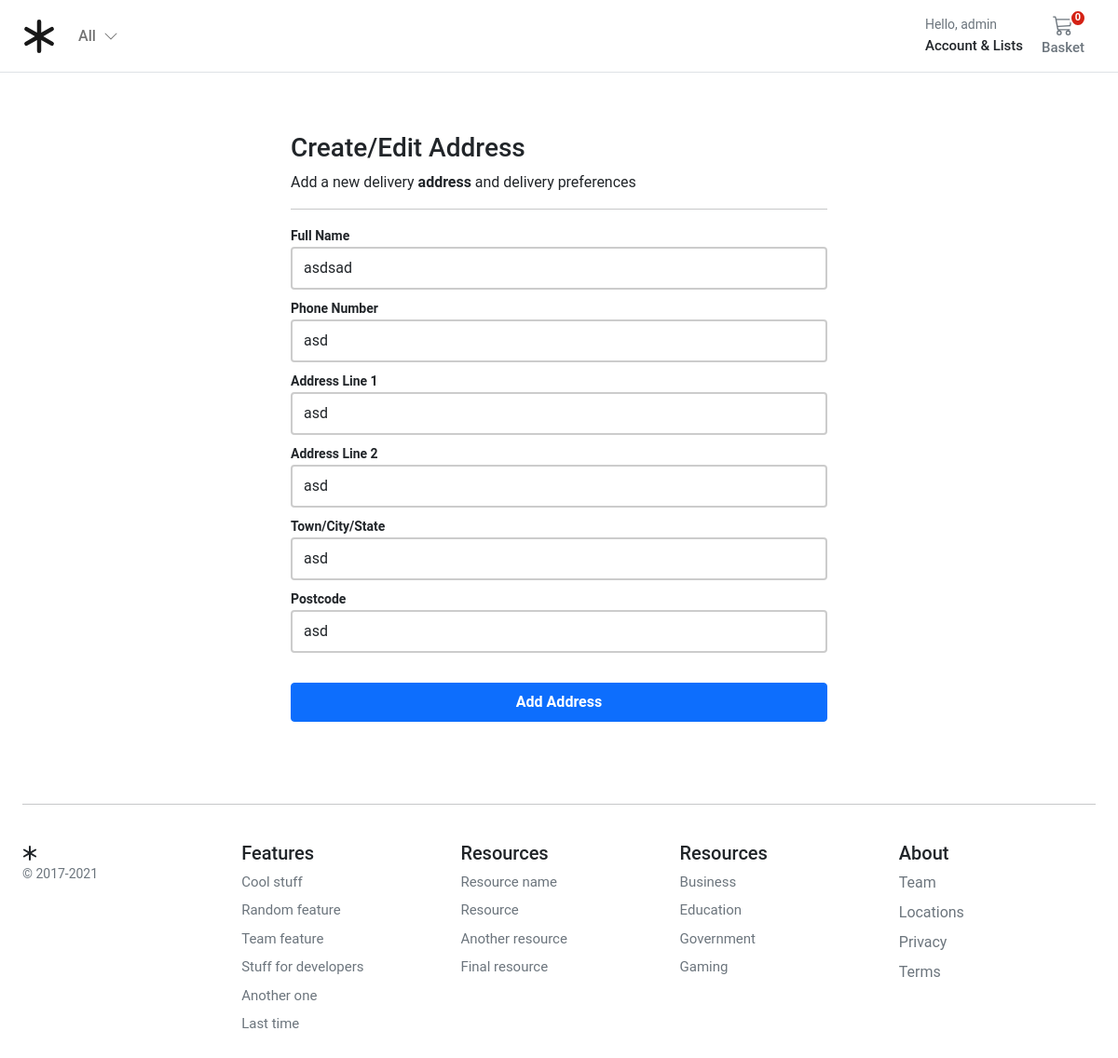
The page /account/addresses/edit/9b9643fd88fe46d78f9907e5079f67b4/ (signed in) on the database its author committed.
### account/models.py (models this page shows, shortened)
class Customer(AbstractBaseUser, PermissionsMixin):
    email = models.EmailField(_('email address'), unique=True)
    name = models.CharField(max_length=150)
    mobile = models.CharField(max_length=20, blank=True)
    is_active = models.BooleanField(default=False)
    is_staff = models.BooleanField(default=False)
    created = models.DateTimeField(auto_now_add=True)
    updated = models.DateTimeField(auto_now=True)
    objects = CustomAccountManager()
    USERNAME_FIELD = 'email'
    REQUIRED_FIELDS = ['name']
    class Meta:
        verbose_name = "Accounts"
        verbose_name_plural = "Accounts"

class Address(models.Model):
    id = models.UUIDField(primary_key=True, default=uuid.uuid4, editable=False)
    customer = models.ForeignKey(Customer, verbose_name=_("Customer"), on_delete=models.CASCADE)
    full_name = models.CharField(_("Full Name"), max_length=150)
    phone = models.CharField(_("Phone Number"), max_length=50)
    postcode = models.CharField(_("Postcode"), max_length=50)
    address_line = models.CharField(_("Address Line 1"), max_length=255)
    address_line2 = models.CharField(_("Address Line 2"), max_length=255)
    town_city = models.CharField(_("Town/City/State"), max_length=150)
    delivery_instructions = models.CharField(_("Delivery Instructions"), max_length=255)
    created_at = models.DateTimeField(_("Created at"), auto_now_add=True)
    updated_at = models.DateTimeField(_("Updated at"), auto_now=True)
    default = models.BooleanField(_("Default"), default=False)
    class Meta:
        verbose_name = "Address"
        verbose_name_plural = "Addresses"

### account/views.py (the view)
# urls.py: path("addresses/edit/<slug:id>/", views.edit_address, name="edit_address"),
@login_required
def edit_address(request, id):
    if request.method == "POST":
        address = Address.objects.get(pk=id, customer=request.user)
        address_form = UserAddressForm(instance=address, data=request.POST)
        if address_form.is_valid():
            address_form.save()
            return HttpResponseRedirect(reverse("account:addresses"))
    else:
        address = Address.objects.get(pk=id, customer=request.user)
        address_form = UserAddressForm(instance=address)
    return render(request, "account/dashboard/edit_addresses.html", {"form": address_form})

### account/forms.py
class UserAddressForm(forms.ModelForm):
    class Meta:
        model = Address
        fields = ["full_name", "phone", "address_line", "address_line2", "town_city", "postcode"]
    def __init__(self, *args, **kwargs):
        super().__init__(*args, **kwargs)
        self.fields["full_name"].widget.attrs.update(
            {"class": "form-control mb-2 account-form", "placeholder": "Full Name"}
        )
        self.fields["phone"].widget.attrs.update({"class": "form-control mb-2 account-form", "placeholder": "Phone"})
        self.fields["address_line"].widget.attrs.update(
            {"class": "form-control mb-2 account-form", "placeholder": "Full Name"}
        )
        self.fields["address_line2"].widget.attrs.update(
            {"class": "form-control mb-2 account-form", "placeholder": "Full Name"}
        )
        self.fields["town_city"].widget.attrs.update(
            {"class": "form-control mb-2 account-form", "placeholder": "Full Name"}
        )
        self.fields["postcode"].widget.attrs.update(
            {"class": "form-control mb-2 account-form", "placeholder": "Full Name"}
        )

### basket/basket.py (called while the page is built)
    def __len__(self):
        return sum(item["qty"] for item in self.basket.values())

### basket/context_processors.py (called while the page is built)
def basket(request):
    return {'basket': Basket(request)}

### store/context_processors.py (called while the page is built)
def categories(request):
    return {"categories": Category.objects.filter(level=0)}

### templates/account/dashboard/edit_addresses.html (shortened to what this page needs)
{% extends "../sub_base.html" %}
{% block sub_content %}
<div class="col-6 mx-auto">
  <h1 class="h3">Create/Edit Address</h1>
  <div>Add a new delivery <b>address</b> and delivery preferences</div>
  <hr />
  <form name="address_form" class="account-form" method="post" enctype="multipart/form-data">
    <label class="small fw-bold">{{ form.full_name.label}}</label>
    {{ form.full_name }}
    <label class="small fw-bold">{{ form.phone.label}}</label>
    {{ form.phone }}
    <label class="small fw-bold">{{ form.address_line.label}}</label>
    {{ form.address_line }}
    <label class="small fw-bold">{{ form.address_line2.label}}</label>
    {{ form.address_line2 }}
    <label class="small fw-bold">{{ form.town_city.label}}</label>
    {{ form.town_city }}
    <label class="small fw-bold">{{ form.postcode.label}}</label>
    {{ form.postcode }}
    <button class="btn btn-primary btn-block py-2 mb-4 mt-4 fw-bold w-100" type="button" value="Submit" onclick="submitForm()">
    Add Address
    </button>
  </form>
</div>
{% endblock %}

### templates/base.html (shortened to what this page needs)
{% load static %}
<!DOCTYPE html>
<html>
<head>
  <link href="https://cdn.jsdelivr.net/npm/bootstrap@5.0.0-beta1/dist/css/bootstrap.min.css" rel="stylesheet"
>
  <link rel="stylesheet" href="{% static 'core/css/base.css' %}">
  <link rel="stylesheet" href="{% block stylesheet %}{% endblock %}">
</head>
<body>
  <header class="pb-3">
    <nav class="navbar navbar-expand-md navbar-light bg-white border-bottom">
      <div class="container-fluid px-md-4">
        <div class="d-flex w-100 navbar-collapse">
          <a class="navbar-brand d-flex-inline" href="/">
          </a>
          <ul class="navbar-nav me-auto mb-2 mb-md-0">
            <li class="nav-item dropdown">
              <a class="nav-link dropdown-toggle d-none d-md-block fw500" href="#" id="navbarDropdown" role="button"
                data-bs-toggle="dropdown" aria-expanded="false">
                All
                <i class="ps-1"><svg xmlns="http://www.w3.org/2000/svg" width="16" height="16" fill="currentColor"
                    class="bi bi-chevron-down" viewBox="0 0 16 16">
                    <path fill-rule="evenodd"
                      d="M1.646 4.646a.5.5 0 0 1 .708 0L8 10.293l5.646-5.647a.5.5 0 0 1 .708.708l-6 6a.5.5 0 0 1-.708 0l-6-6a.5.5 0 0 1 0-.708z" />
                  </svg></i>
              </a>
            </li>
          </ul>
          <div>
            <div class="collapse navbar-collapse" id="navbarSupportedContent2">
              <ul class="navbar-nav me-auto mb-2 mb-lg-0">
                <li class="nav-item dropdown">
                  <a class="nav-link dropdown-toggle text-reset" href="#" id="navbarDropdown" role="button"
                    data-bs-toggle="dropdown" aria-expanded="false">
                    <div class="small text-muted">Hello,
                      {% if user.is_authenticated %}
                        {{ request.user.name }}
                      {% else %}
                      Login
                      {% endif %}
                    </div>
                    <span class="fs15 fw500">Account &amp; Lists
                    </span>
                  </a>
                </li>
              </ul>
            </div>
          </div>
          <a type="button" role="button" href="{% url "basket:basket_summary" %}"
            class="btn btn-outline-secondary border-0 basket-btn">
            {% with total_qty=basket|length %}
            <div id="basket-qty" class="basket-qty">
              {% if total_qty > 0 %}
              {{ total_qty }}
              {% else %}
              0
              {% endif %}
            </div>
            {% endwith %}
            <div>
            </div>
            <span class="fs15 fw500">Basket</span>
          </a>
        </div>
      </div>
    </nav>
  </header>
  <main class="pt-5">
    <div id="content">{% block content %} {% endblock %}</div>
  </main>
  <footer class="container py-5 footer">
    <hr>
    <div class="row pt-4">
      <div class="col-12 col-md">
        <small class="d-block mb-3 text-muted">&copy; 2017-2021</small>
      </div>
      <div class="col-6 col-md fs15">
        <h5>Features</h5>
        <ul class="list-unstyled">
          <li><a class="link-secondary text-decoration-none" href="#">Cool stuff</a></li>
          <li><a class="link-secondary text-decoration-none" href="#">Random feature</a></li>
          <li><a class="link-secondary text-decoration-none" href="#">Team feature</a></li>
          <li><a class="link-secondary text-decoration-none" href="#">Stuff for developers</a></li>
          <li><a class="link-secondary text-decoration-none" href="#">Another one</a></li>
          <li><a class="link-secondary text-decoration-none" href="#">Last time</a></li>
        </ul>
      </div>
      <div class="col-6 col-md fs15">
        <h5>Resources</h5>
        <ul class="list-unstyled">
          <li><a class="link-secondary text-decoration-none" href="#">Resource name</a></li>
          <li><a class="link-secondary text-decoration-none" href="#">Resource</a></li>
          <li><a class="link-secondary text-decoration-none" href="#">Another resource</a></li>
          <li><a class="link-secondary text-decoration-none" href="#">Final resource</a></li>
        </ul>
      </div>
      <div class="col-6 col-md fs15">
        <h5>Resources</h5>
        <ul class="list-unstyled">
          <li><a class="link-secondary text-decoration-none" href="#">Business</a></li>
          <li><a class="link-secondary text-decoration-none" href="#">Education</a></li>
          <li><a class="link-secondary text-decoration-none" href="#">Government</a></li>
          <li><a class="link-secondary text-decoration-none" href="#">Gaming</a></li>
        </ul>
      </div>
      <div class="col-6 col-md">
        <h5>About</h5>
        <ul class="list-unstyled">
          <li><a class="link-secondary text-decoration-none" href="#">Team</a></li>
          <li><a class="link-secondary text-decoration-none" href="#">Locations</a></li>
          <li><a class="link-secondary text-decoration-none" href="#">Privacy</a></li>
          <li><a class="link-secondary text-decoration-none" href="#">Terms</a></li>
        </ul>
      </div>
    </div>
  </footer>
</body>
</html>

### static/core/css/base.css (style rules this page uses)
@media (min-width: 1000px) { .container { max-width: 1000px; } }
@media (max-width: 1200px) { .container { max-width: 100%; padding:0 24px; } }
.dropdown-toggle::after { display: none; }
html, body, p, div { letter-spacing: -0.02px; font-family: 'Roboto', sans-serif; }
.fs15 { font-size: 0.9375rem; }
.fw500 { font-weight: 500; }
.basket-qty { color: #fff; background: #d42114; border: 2px solid #fff; border-radius: 50%; text-align: center; font-size: 11px; height: 15px; width: 14px; position: absolute; box-sizing: content-box; font-weight: 600; display: flex; justify-content: center; align-items: center; top: 1px; right: 10px; }
.basket-btn { position: relative; }
.footer > div > div > ul > li { padding-bottom:8px; }

### static/account/css/account.css (style rules this page uses)
.account-form input { border: 2px solid #ccc; height: calc(2em + .75rem + 2px); }

### rows shown on the page
Customer: user.name "admin"
Address: full_name "asdsad", phone "asd", address_line "asd", address_line2 "asd", town_city "asd", postcode "asd"
